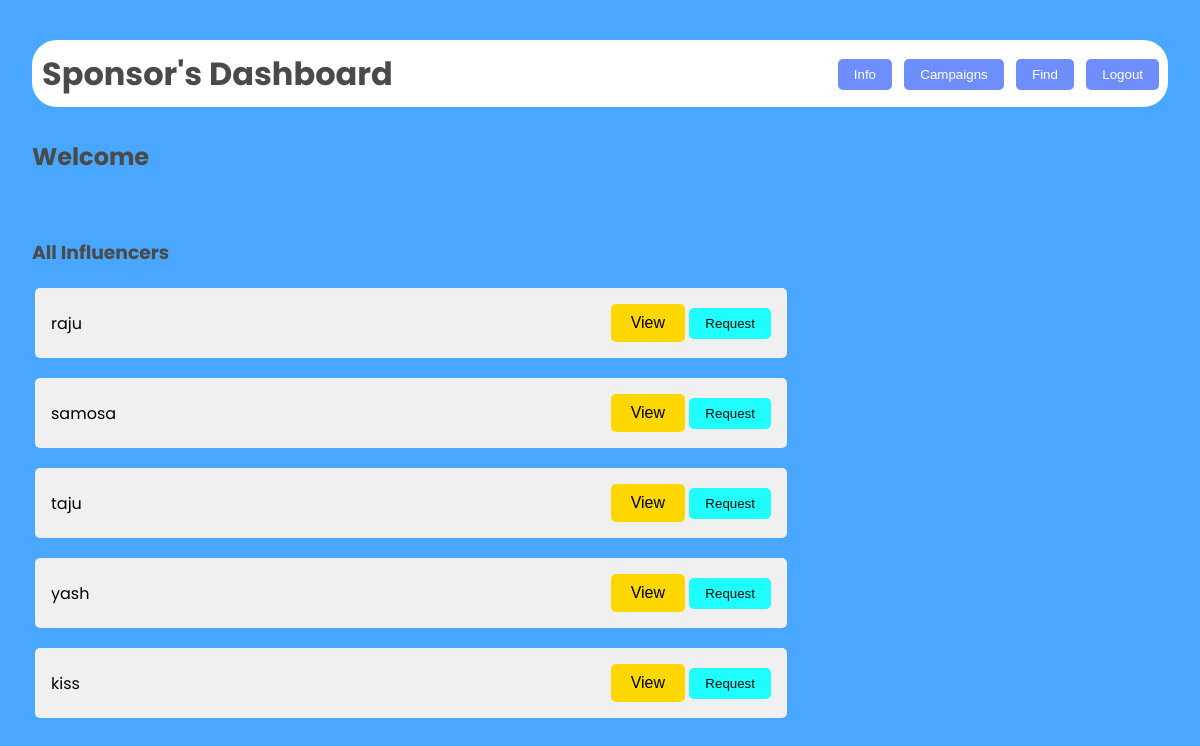
The page /sfind2 (signed in) on the database as committed earlier.
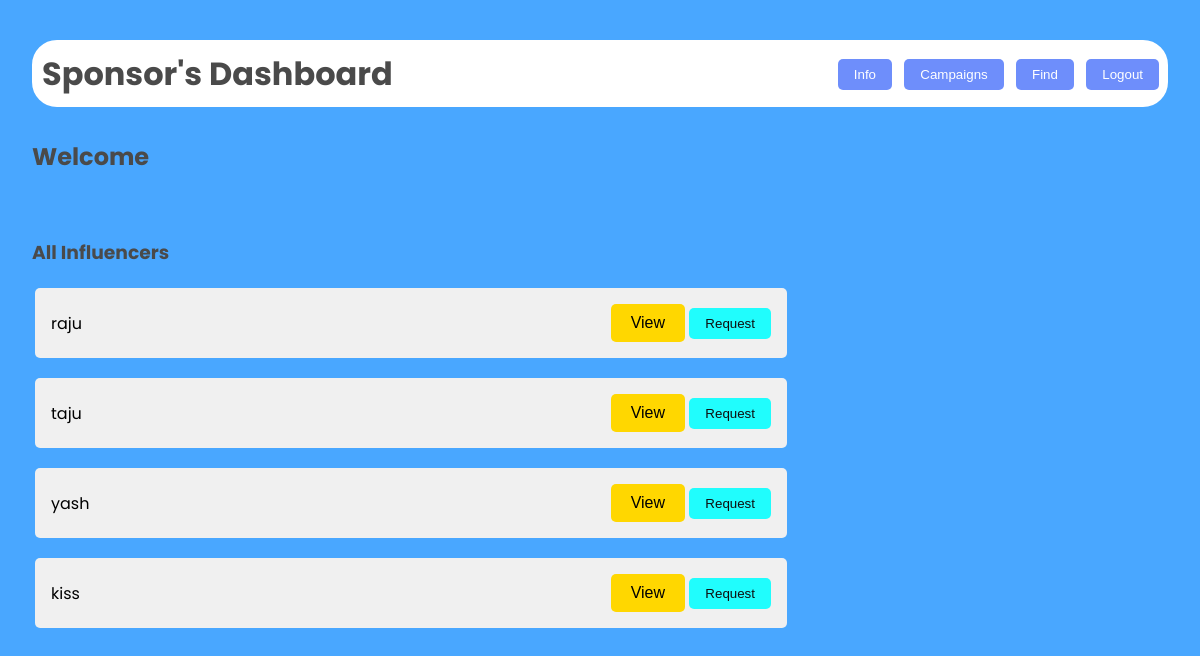
The same page on the database as committed later.
### models.py (models this page shows)
class Influencer(db.Model):
    __tablename__ = 'influencer'
    inid=db.Column(db.Integer,primary_key=True)
    iname = db.Column(db.String, nullable=False)
    usename = db.Column(db.String, unique=True)
    email = db.Column(db.String, nullable=False)
    password = db.Column(db.String, nullable=False)
    platform = db.Column(db.String, nullable=False)
    number = db.Column(db.Integer, nullable=False)
    reach = db.Column(db.Integer, nullable=False)
    flag = db.Column(db.Integer, nullable=False, default=0)

### main.py (the view)
@app.route('/sfind2')
def sfind2():
    if 'username' in session:
        influ=Influencer.query.filter_by(flag=0).all()
        user=Sponsor.query.filter_by(usename=session['username']).first()
        return  render_template("campaignfind.html",influ=influ,user=user)
    else:
        return redirect('/')

### templates/campaignfind.html (shortened to what this page needs)
<!DOCTYPE html>
<html lang="en">
<head>
    <link rel="stylesheet" href="/static/dash.css">
</head>
<body>
    <div class="dashboard">
        <header>
            <h1>Sponsor's Dashboard</h1>
            <nav>
                <a href="/smain"><button>Info</button></a>
                <a href="/campaign"><button>Campaigns</button></a>
                <a href="/sfind"><button>Find</button></a>
                <a href="/logout"><button>Logout</button></a>
            </nav>
        </header>
        <main>
            <h2>Welcome {{user.sname}}</h2>
            <br>
            <div class="viewpoint">
                <h3>All Influencers</h3>
                <table>
                    {% for i in influ %}
                        <tr>
                            <td>
                                <div class="list">
                                    <span>{{ i.iname }}</span>
                                    <div>
                                        <button class="viewopen" data-popup-id="popup{{ i.inid }}">View</button>
                                        <button class="req" data-inid="{{ i.inid }}" data-sid="{{ user.sid }}">Request</button>
                                    </div>
                                </div>
                            </td>
                        </tr>
                    {% endfor %}
                </table>
            </div>
        </main>
    </div>
</body>
</html>

Rows that differ between the two databases and show on the page:
no longer on this page (row edited): Influencer: iname "samosa"
